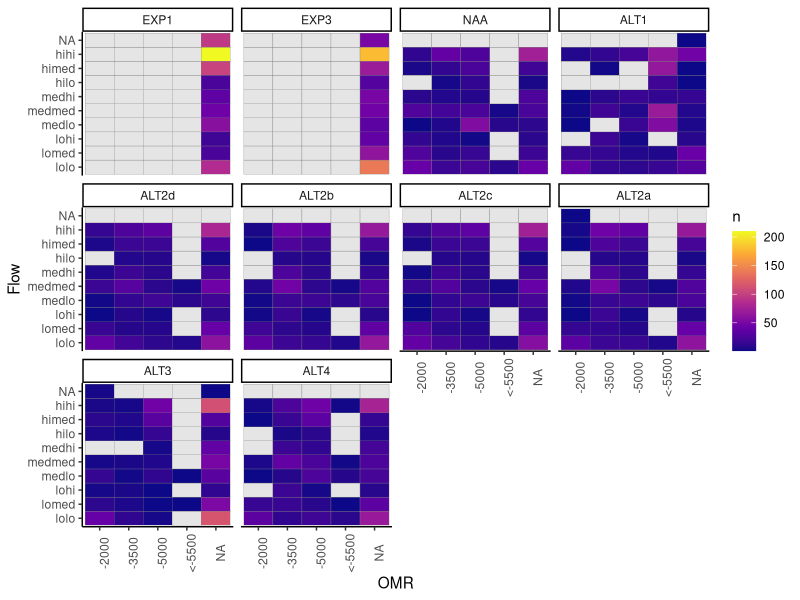
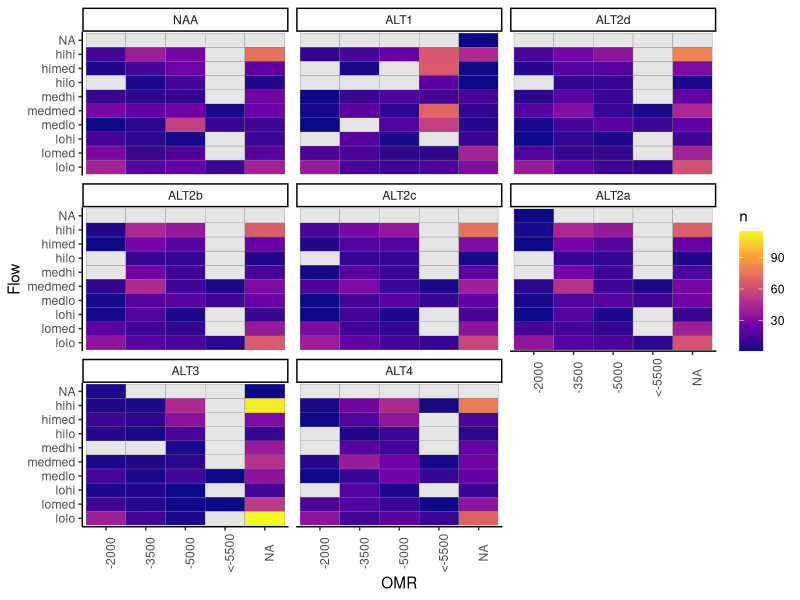
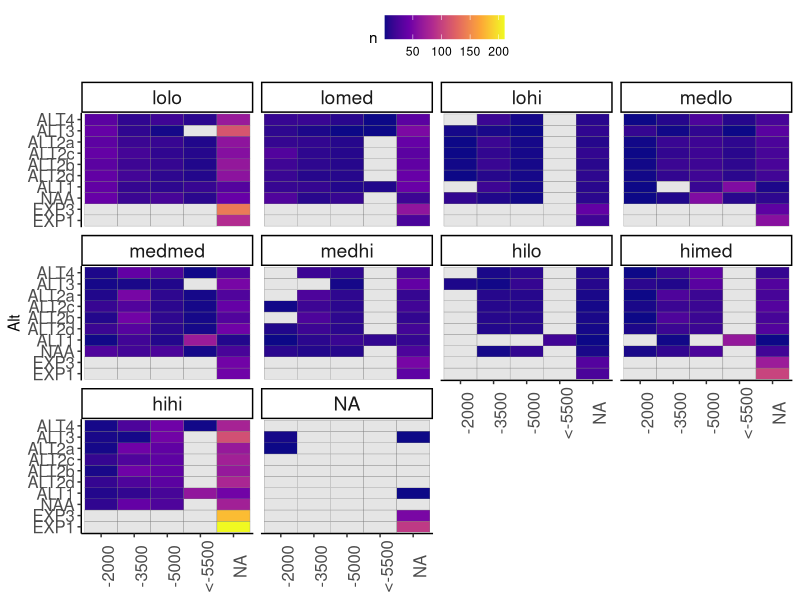
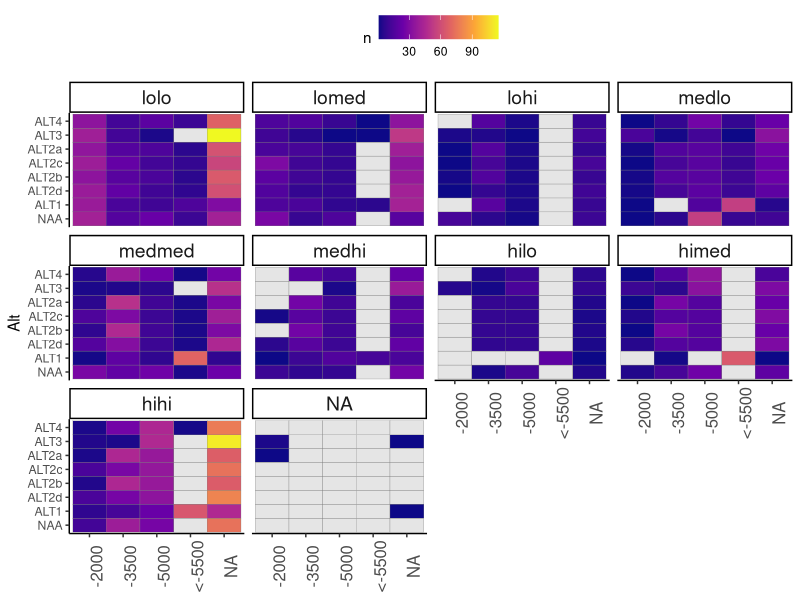

Write R code to recreate these figures, in order. (Note: this script raises an error after producing the figures.)
##############################################
# Last updated 10/19/2023 by Catarina Pien (USBR)
# Calculate sample sizes for each alt in flow and OMR bins
# There is a version for the BA (Frequency) that needs to be edited
# and a version for ZOI which also applies to other analyses
#################################################

library(ggplot2)
library(dplyr)
library(readr)
library(readxl)
library(lubridate)
library(viridis)
library(tidyr)

# This part applies to both sections.
# Read data -------------------------------

# order
alt_order = c("EXP1", "EXP3", "NAA","ALT1",
              "ALT2d", "ALT2b", "ALT2c", "ALT2a", "ALT3", "ALT4")
col_order = c("Flow", "OMR", "OMR_range",  "EXP1", "EXP3", "NAA",
              "ALT1",
              "ALT2d", "ALT2b", "ALT2c", "ALT2a",
              "ALT3", "ALT4")
inflow_order = c("lolo", "lomed", "lohi", "medlo", "medmed", "medhi", "hilo", "himed", "hihi", "NA")
omr_order = c("< -3500", ">= -3500")
pal <- c('#003E51','#007396', '#C69214', '#DDCBA4','#FF671F', '#215732','#4C12A1','#9a3324', "#88CCEE","#AA4499")

# read in data
bins <- read_excel("data_raw/calsim/Reclamation_2021LTO_SacR_SJR_OMR_Binning_rev01_20230929_result.xlsx", skip = 5)
# rename column names
colnames(bins) <- c("Date", "Flow_EXP1", "OMR_EXP1", "Flow_EXP3", "OMR_EXP3",
                    "Flow_NAA", "OMR_NAA", "Flow_ALT1", "OMR_ALT1",
                    "Flow_ALT2a", "OMR_ALT2a", "Flow_ALT2b", "OMR_ALT2b",
                    "Flow_ALT2c", "OMR_ALT2c", "Flow_ALT2d", "OMR_ALT2d",
                    "Flow_ALT3", "OMR_ALT3", "Flow_ALT4", "OMR_ALT4")
bins2 <- bins[-1,]

# Start here for ZOI analysis. Skip to BA section for BA analysis.
# ZOI -------------------------------
## reformat ----------------------
###  make long ---------

# use bins2 for looking at sample sizes for zone of influence
bins_long <-  bins2 %>%
  pivot_longer(
    -Date,
    cols_vary = "slowest",
    names_to = c(".value", "Alt"),
    names_sep = "_"
  ) %>%
  mutate(Month = month(Date))

## filter Dec-June --------
bins_months <- bins_long %>% filter(Month %in% c(12, 1, 2, 3, 4, 5, 6))

## calculate sample sizes -----------------

bins_summary_months <- bins_months %>%
  group_by(Flow, OMR, Alt) %>%
  summarize(n = n()) %>%
  ungroup() %>%
  mutate(Alt = factor(Alt, levels = alt_order ),
         Flow = factor(Flow, levels = inflow_order)) %>%
  arrange(Flow, OMR, Alt)

# fill in groups that have no samples; replace with zero
bins_summary_complete <- bins_summary_months %>%
  complete(Flow, OMR,
           nesting(Alt),
           fill = list(n = 0))

bins_summary_months_flowgroup <- bins_months %>%
  group_by(Flow, Alt) %>%
  summarize(n = n()) %>%
  ungroup() %>%
  mutate(Alt = factor(Alt, levels = alt_order ),
         Flow = factor(Flow, levels = inflow_order)) %>%
  arrange(Flow,Alt)

bins_summary_complete_flowgroup <- bins_summary_months_flowgroup %>%
  complete(Flow, nesting(Alt), fill = list(n=0))

# make tables ------------------------------------

# flowgroup only
bins_months_table_flowgroup <- bins_summary_complete_flowgroup %>%
  pivot_wider(names_from = "Alt", values_from = "n", values_fill = list(n = 0)) %>%
  arrange(Flow)%>%
  mutate(Flow = factor(Flow, levels = inflow_order))

# with OMR
bins_months_table <- bins_summary_complete %>%
  pivot_wider(names_from = "Alt", values_from = "n", values_fill = list(n = 0)) %>%
  arrange(Flow, OMR)%>%
  mutate(Flow = factor(Flow, levels = inflow_order),
         OMR_range = case_when(OMR == "-2000" ~ "-2500 to -1500",
                               OMR == "-3500" ~ "-4000 to -3000",
                               OMR == "-5000" ~ "-5500 to -4500",
                               OMR == "<-5500" ~ "less than -5500",
                               TRUE~"NA"))
bins_months_table_v2 <- bins_months_table[, col_order]

# calculate proportion in each group by alt
bins_months_prop_table_v2 <- bins_months_table_v2 %>%
  mutate(across(EXP1:ALT4, ~.x/sum(.x))) %>%
  mutate(across(EXP1:ALT4, ~round(.x,3)))

# calculate proportion NA
not_included <- bins_summary_complete %>%
  filter((Flow == "NA" | OMR == "NA") | (Flow == "NA" & OMR == "NA")) %>%
  group_by(Alt) %>%
  summarize(num =sum(n),
            prop = num/700)

# plot results --------------------------
bins_plotting <- bins_summary_complete %>%
  mutate(n = replace(n, n == 0, NA))

ggplot(bins_plotting) + geom_tile(aes(OMR, Flow, fill = n), color = "gray50") +
  facet_wrap(~Alt) +
  # scale_fill_viridis(option = "plasma") +
  scale_fill_viridis_c(na.value = "gray90", option = "plasma") +
  theme_classic() +
  theme(axis.text.x = element_text(angle = 90) )

ggplot(bins_plotting%>% filter(!Alt %in% c("EXP1", "EXP3"))) +
  geom_tile(aes(OMR, Flow, fill = n), color = "gray50") +
  facet_wrap(~Alt) +
  scale_fill_viridis_c(na.value = "gray90", option = "plasma") +
  theme_classic() +
  theme(axis.text.x = element_text(angle = 90) )

(plot_n_alts_omr_inflow_v2 <- ggplot(bins_plotting ) +
    geom_tile(aes(OMR, Alt, fill = n), color = "gray50") +
    facet_wrap(~Flow) +
    scale_fill_viridis_c(na.value = "gray90", option = "plasma") +
    theme_classic() +
    theme(axis.text.x = element_text(angle = 90, size = 12),
          axis.title.x = element_blank(),
          axis.text.y = element_text(size = 12),
          strip.text = element_text(size = 14),
          legend.position = "top"))

(plot_n_alts_omr_inflow_noexp_v2 <-ggplot(bins_plotting %>% filter(!Alt %in% c("EXP1", "EXP3"))) +
    geom_tile(aes(OMR, Alt, fill = n), color = "gray50") +
    facet_wrap(~Flow) +
    scale_fill_viridis_c(na.value = "gray90", option = "plasma") +
    theme_classic() +
    theme(axis.text.x = element_text(angle = 90, size = 12),
          axis.title.x = element_blank(),
          strip.text = element_text(size = 14),
          legend.position = "top"))

ggplot(bins_months) + geom_boxplot(aes(x = Sac.cfs, y = ))

# export------------

## write plots------------
png("figures/plot_n_alts_omr_inflow_zoi.png", width = 8, height = 8, units = "in", res = 300, pointsize = 10)
plot_n_alts_omr_inflow_v2
dev.off()

png("figures/plot_n_alts_omr_inflow_no_exp_zoi.png", width = 8, height = 8, units = "in", res = 300, pointsize = 10)
plot_n_alts_omr_inflow_noexp_v2
dev.off()

## Write tables --------------------------
write_csv(bins_months_table_flowgroup, "data_export/flowbin_samplesizes_acrossalts_zoi.csv")
write_csv(bins_months_table, "data_export/bin_samplesizes_acrossalts_zoi.csv")
write_csv(bins_months_prop_table, "data_export/bin_prop_samplesizes_acrossalts_zoi.csv")












# This part applies to BA.
# BA bins include grouping all the "NA" values into separate bins.
# BA ------------------------
## reformat ----------------------
omr_bins <- read_excel("data_raw/calsim/Reclamation_2021LTO_OMR_rev01_20231010.xlsx", skip = 11)
bins2_flow <- dplyr::select(bins2, contains("Flow"))
bins_upd <- cbind(omr_bins, bins2_flow)

colnames(bins_upd) <- c("Date", "OMR_EXP1",  "OMR_EXP3","OMR_NAA",
                     "OMR_ALT1","OMR_ALT2a",
                    "OMR_ALT2b","OMR_ALT2c", "OMR_ALT2d","OMR_ALT3","OMR_ALT4",
                    "Flow_EXP1",  "Flow_EXP3", "Flow_NAA", "Flow_ALT1",
                    "Flow_ALT2a", "Flow_ALT2b", "Flow_ALT2c", "Flow_ALT2d",
                    "Flow_ALT3", "Flow_ALT4" )

###  make long ---------

# use bins_upd for looking at frequency in the BA
bins_long <-  bins_upd %>%
  pivot_longer(
    -Date,
    cols_vary = "slowest",
    names_to = c(".value", "Alt"),
    names_sep = "_"
  ) %>%
  mutate(Month = month(Date))

### filter Dec-June --------
bins_months <- bins_long %>% filter(Month %in% c(12, 1, 2, 3, 4, 5, 6))


### regroup OMR (freq analysis only) ---------
bins_freq <- bins_months %>%
  mutate(OMR_group = case_when(OMR >= -3500 ~ ">= -3500",
                               OMR < -3500 ~ "< -3500",
                               TRUE ~ "Other")) %>%
  rename(OMR_val = OMR,
         OMR = OMR_group)

# bins_freq <- bins_months %>%
#   mutate(OMR_group = case_when(OMR > -1500 ~ "positive",
#                                 OMR >= -2500 & OMR <=-1500 ~ "-2000",
#                                 OMR >= -4000 & OMR <=-3000 ~ "-3500",
#                                 OMR >= -5500 & OMR <=-4500 ~ "-5000",
#                                 OMR <=-5500 ~ "less than -5500",
#                                 TRUE ~ "Other")) %>%
#   rename(OMR_val = OMR,
#          OMR = OMR_group)

### calculate sample sizes -----------------
bins_summary_months <- bins_freq %>%
  group_by(Flow, OMR, Alt) %>%
  summarize(n = n()) %>%
  ungroup() %>%
  mutate(Alt = factor(Alt, levels = alt_order ),
         Flow = factor(Flow, levels = inflow_order),
         OMR = factor(OMR, levels = omr_order)) %>%
         # OMR = factor(OMR, levels = c("positive", "-2000", "-3500", "-5000", "less than -5500", "Other"))) %>%
  arrange(Flow, OMR, Alt)

# fill in groups that have no samples; replace with zero
bins_summary_complete <- bins_summary_months %>%
  complete(Flow, OMR,
           nesting(Alt),
           fill = list(n = 0))

## make tables ------------------------------------

# sample sizes
bins_months_table <- bins_summary_complete %>%
  pivot_wider(names_from = "Alt", values_from = "n", values_fill = list(n = 0)) %>%
  arrange(Flow, OMR)%>%
  mutate(Flow = factor(Flow, levels = inflow_order),
         OMR_range = case_when(OMR == "< -3500" ~ "less than -3500",
                               OMR == ">= -3500" ~ "greater than or equal to -3500"))
bins_months_table <- bins_months_table[, col_order]

# calculate proportion in each group by alt
bins_months_prop_table <- bins_months_table %>%
  mutate(across(EXP1:ALT4, ~.x/sum(.x))) %>%
  mutate(across(EXP1:ALT4, ~round(.x,3)))

# calculate proportion NA
not_included <- bins_summary_complete %>%
  # filter(OMR %in% c("Other", "positive")) %>%
  filter((Flow == "NA" | OMR == "Other") | (Flow == "NA" & OMR == "Other")) %>%
  group_by(Alt, OMR) %>%
  summarize(num =sum(n),
            prop = round(num/700,2))

# not_included_wide <- not_included %>%
#   select(-num) %>%
#   pivot_wider(names_from = "Alt", values_from = "prop")
# write_csv(not_included_wide, "data_export/data_not_included_allalts.csv")

## plot results --------------------------
bins_plotting <- bins_summary_complete %>%
  mutate(n = replace(n, n == 0, NA))

ggplot(bins_plotting) + geom_tile(aes(OMR, Flow, fill = n), color = "gray50") +
  facet_wrap(~Alt) +
  # scale_fill_viridis(option = "plasma") +
  scale_fill_viridis_c(na.value = "gray90", option = "plasma") +
  theme_classic() +
  theme(axis.text.x = element_text(angle = 90) )

ggplot(bins_plotting%>% filter(!Alt %in% c("EXP1", "EXP3"))) +
  geom_tile(aes(OMR, Flow, fill = n), color = "gray50") +
  facet_wrap(~Alt) +
  scale_fill_viridis_c(na.value = "gray90", option = "plasma") +
  theme_classic() +
  theme(axis.text.x = element_text(angle = 90) )

(plot_n_alts_omr_inflow <- ggplot(bins_plotting) +
    geom_tile(aes(OMR, Alt, fill = n), color = "gray50") +
    facet_wrap(~Flow) +
    scale_fill_viridis_c(na.value = "gray90", option = "plasma") +
    theme_classic() +
    theme(axis.text.x = element_text(angle = 90, size = 12),
          axis.title.x = element_blank(),
          axis.text.y = element_text(size = 12),
          strip.text = element_text(size = 14),
          legend.position = "top"))

(plot_n_alts_omr_inflow_noexp <-ggplot(bins_plotting %>% filter(!Alt %in% c("EXP1", "EXP3"))) +
    geom_tile(aes(OMR, Alt, fill = n), color = "gray50") +
    facet_wrap(~Flow) +
    scale_fill_viridis_c(na.value = "gray90", option = "plasma") +
    theme_classic() +
    theme(axis.text.x = element_text(angle = 90, size = 12),
          axis.title.x = element_blank(),
          strip.text = element_text(size = 14),
          legend.position = "top"))

## export------------

## write plots------------
png("figures/plot_n_alts_omr_inflow_freq.png", width = 8, height = 8, units = "in", res = 300, pointsize = 10)
plot_n_alts_omr_inflow
dev.off()

png("figures/plot_n_alts_omr_inflow_noexp_freq.png", width = 8, height = 8, units = "in", res = 300, pointsize = 10)
plot_n_alts_omr_inflow_noexp
dev.off()


## Write tables --------------------------
write_csv(bins_months_table, "data_export/bin_samplesizes_acrossalts_freq.csv")
write_csv(bins_months_prop_table, "data_export/bin_prop_samplesizes_acrossalts_freq.csv")
